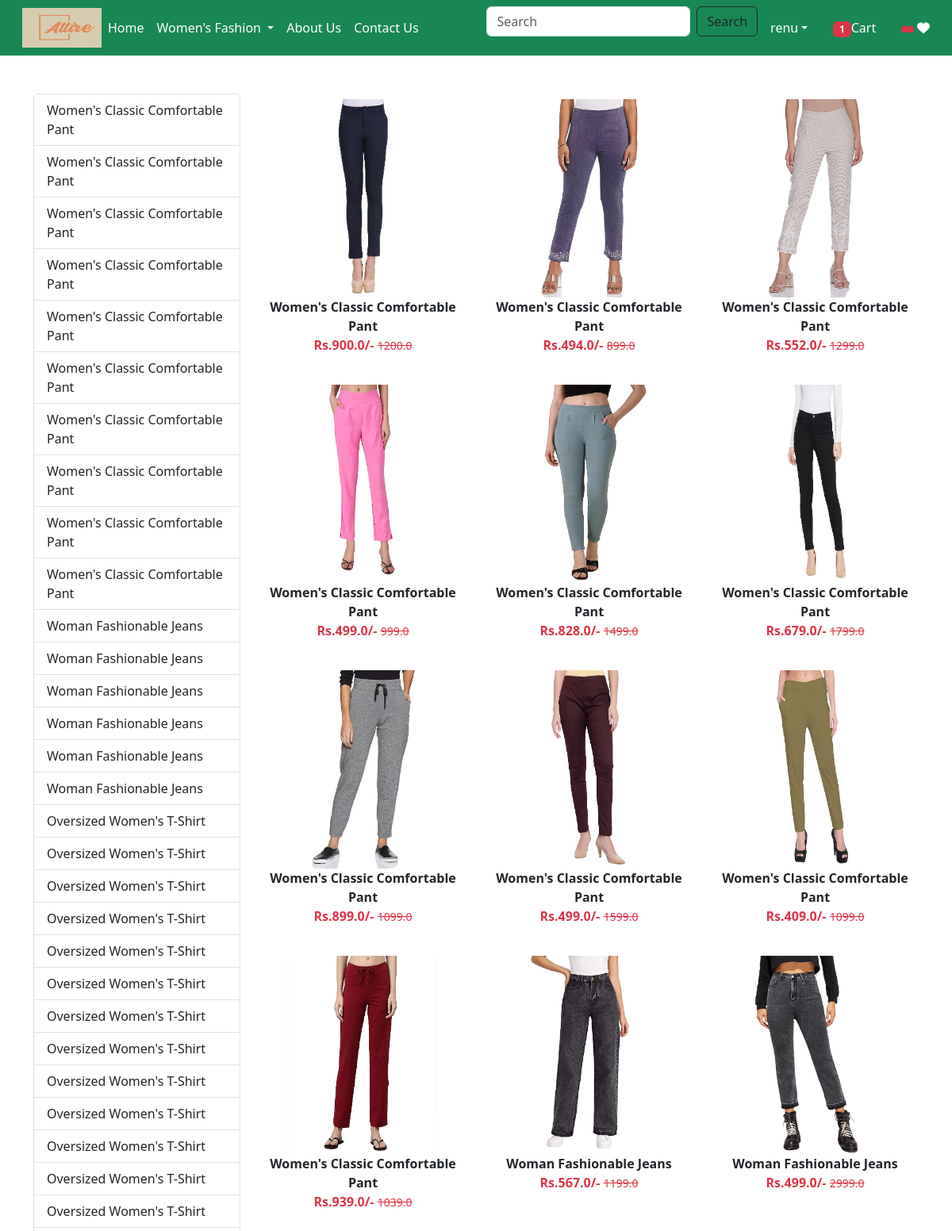
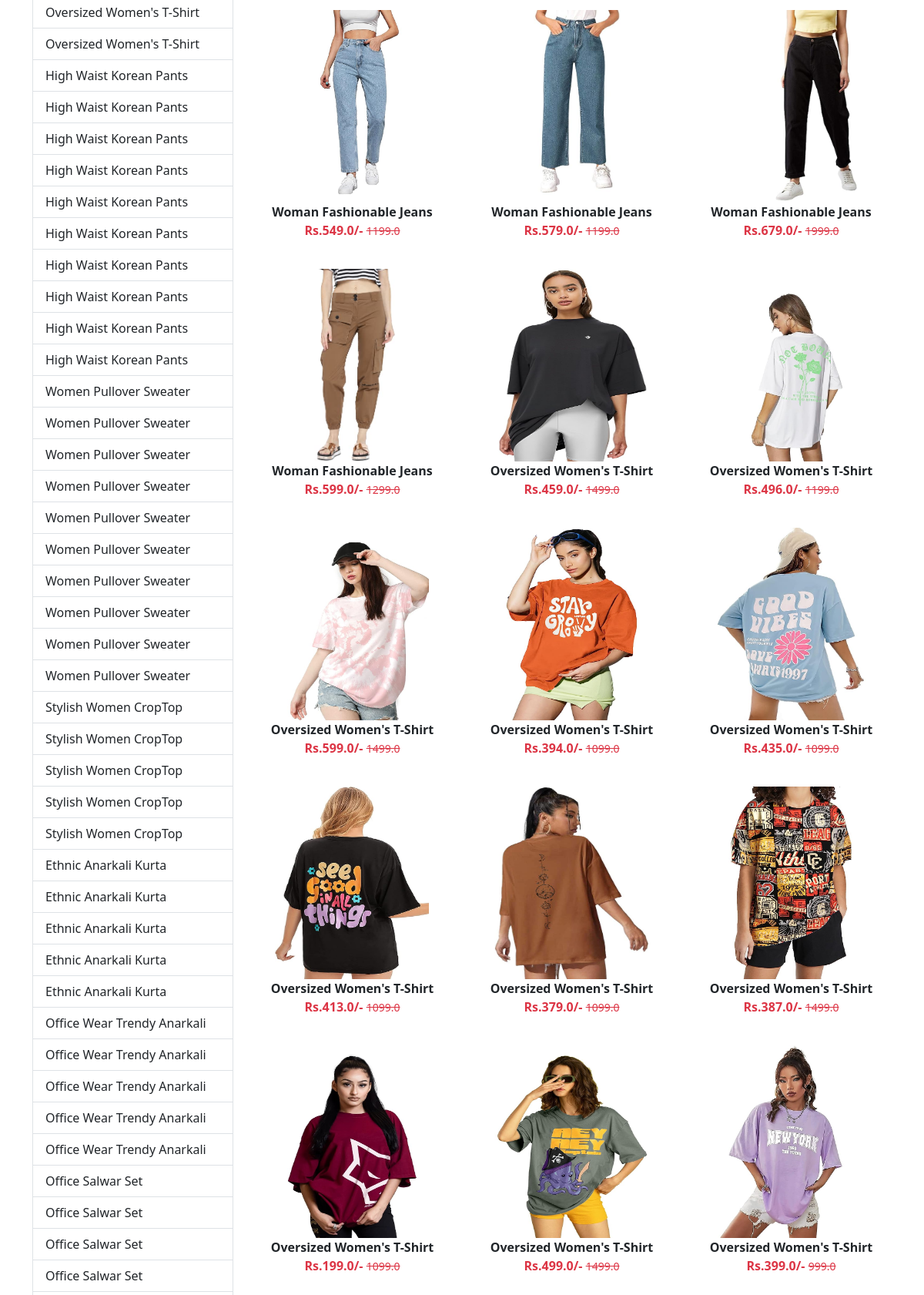
The page /category/WC (signed in, upper part) on the database its author committed (2 pictures, top to bottom).
### app/models.py (models this page shows, shortened)
class Product(models.Model):
    title = models.CharField(max_length=100)
    selling_price = models.FloatField()
    discounted_price = models.FloatField()
    description = models.TextField()
    composition = models.TextField(default='')
    prodapp = models.TextField(default='')
    category = models.CharField(choices=CATEGORY_CHOICES, max_length=2)
    product_image = models.ImageField(upload_to='product')

### app/views.py (the view)
# urls.py: path('category/<slug:val>',views.CategoryView.as_view(),name='category'),
@method_decorator(login_required,name='dispatch')
class  CategoryView(View):
    def get(self,request,val):
        totalitem = 0
        wishitem = 0
        if request.user.is_authenticated:
          totalitem = len(Cart.objects.filter(user=request.user))
          wishitem = len(Wishlist.objects.filter(user=request.user))
        product = Product.objects.filter(category=val)
        title = Product.objects.filter(category=val).values('title')
        return render(request,'app/category.html',locals())

### app/templates/app/category.html (shortened to what this page needs)
{% extends 'app/base.html' %}
{% load static%}
{% block main-content %}
    <div class="container my-5">
        <div class="row">
            <div class="col-sm-3">
                <div class="list-group">
                    {% for val  in title %}
                        <a href="{% url 'category-title' val.title %}"class="list-group-item
                        list-group-item-action" aria-current="true">{{val.title}}</a>
                    {% endfor %}
                </div>
           </div>
            <div class="col-sm-9">
                <div class="row">
                     {% for prod in product  %}
                     <div class="col text-center mb-4">
                        <a href="{% url 'product-detail' prod.id %}" class="btn">
                        <div>
                            <img src="{{prod.product_image.url}}" width="200px" height="250px" />
                            <div class="fw-bold">{{prod.title}}</div>
                            <div class="fw-bold text-danger">
                                Rs.{{prod.discounted_price}}/-
                                <small class="fw-light text-decoration-line-through">{{prod.selling_price}}</small>
                            </div>
                        </div>
                        </a>
                    </div>
                     {% endfor %}
                </div>
            </div>
        </div>
    </div>
{% endblock main-content %}

### app/templates/app/base.html (shortened to what this page needs)
{% load static %}
<html lang="en">
    <head>
        <link href="https://cdn.jsdelivr.net/npm/bootstrap@5.3.1/dist/css/bootstrap.min.css" rel="stylesheet">
        <link rel="stylesheet" href="{% static 'app/css/owl.carousel.min.css' %}" />
        <link rel="stylesheet" href="{% static 'app/css/all.min.css' %}" />
        <link rel="stylesheet" href="{% static   'app/css/style.css' %}" />
    </head>
    <body>
        <nav class="navbar navbar-expand-lg navbar-dark bg-success">
            <div class="container-fluid">
              <img src="{% static "app/images/attire-logo.png"%}"  width="100" height="50"/>
              <div class="collapse navbar-collapse" id="navbarSupportedContent">
                <ul class="navbar-nav me-auto mb-2 mb-lg-0">
                  {% if request.user.is_authenticated %}
                  <li class="nav-item">
                    <a class="nav-link active" aria-current="page" href="/">Home</a>
                  </li>
                  <li class="nav-item dropdown">
                    <a class="nav-link dropdown-toggle text-white" href="#" role="button" data-bs-toggle="dropdown" aria-expanded="false">
                      Women's Fashion
                    </a>
                  </li>
                  <li class="nav-item">
                    <a class="nav-link text-white" href="{% url 'about' %}">About Us</a>
                  </li>
                  <li class="nav-item">
                    <a class="nav-link text-white" href="{% url 'contact' %}">Contact Us</a>
                  </li>
                </ul>
                <form class="d-flex" role="search" action="/search">
                  <input class="form-control me-2" type="search" placeholder="Search"  name="search" aria-label="Search">
                  <button class="btn btn-outline-dark" type="submit">Search</button>
                </form>
              </div>
               <ul class="navbar-nav me-auto mb-2 mb-lg-0">
              <li class="nav-item dropdown mx-2">
                <a class="nav-link dropdown-toggle text-white" href="#"
                id="profileDropdown" role="button" data-bs-toggle="dropdown"
                aria-expanded="false">{{request.user}}</a>
              </li>
              <li class="nav-item mx-2">
                <a href="{% url 'showcart' %}" class="nav-link text-white"><span class="badge bg-danger">{% if totalitem > 0 %} {{totalitem}} {% endif %}</span>Cart</a>
              </li>
              <li class="nav-item mx-2">
                <a href="{% url 'showwishlist' %}" class="nav-link text-white"><span class="badge bg-danger">{% if wishitem > 0 %} {{wishitem}} {% endif %} </span>
                <i class="fa fa-heart"></i></a>
              </li>
              {% endif %}
            </ul>
            </div>
          </nav>
          {% block main-content %}{% endblock main-content %}
    </body>
    </html>

### rows shown on the page
Product: product_image (picture), title "Women's Classic Comfortable Pant", discounted_price "900.0", selling_price "1200.0"
Product: product_image (picture), title "Women's Classic Comfortable Pant", discounted_price "494.0", selling_price "899.0"
Product: product_image (picture), title "Women's Classic Comfortable Pant", discounted_price "552.0", selling_price "1299.0"
Product: product_image (picture), title "Women's Classic Comfortable Pant", discounted_price "499.0", selling_price "999.0"
Product: product_image (picture), title "Women's Classic Comfortable Pant", discounted_price "828.0", selling_price "1499.0"
Product: product_image (picture), title "Women's Classic Comfortable Pant", discounted_price "679.0", selling_price "1799.0"
Product: product_image (picture), title "Women's Classic Comfortable Pant", discounted_price "899.0", selling_price "1099.0"
Product: product_image (picture), title "Women's Classic Comfortable Pant", discounted_price "499.0", selling_price "1599.0"
Product: product_image (picture), title "Women's Classic Comfortable Pant", discounted_price "409.0", selling_price "1099.0"
Product: product_image (picture), title "Women's Classic Comfortable Pant", discounted_price "939.0", selling_price "1039.0"
Product: product_image (picture), title "Woman Fashionable Jeans", discounted_price "567.0", selling_price "1199.0"
Product: product_image (picture), title "Woman Fashionable Jeans", discounted_price "499.0", selling_price "2999.0"
Product: product_image (picture), title "Woman Fashionable Jeans", discounted_price "549.0", selling_price "1199.0"
Product: product_image (picture), title "Woman Fashionable Jeans", discounted_price "579.0", selling_price "1199.0"
Product: product_image (picture), title "Woman Fashionable Jeans", discounted_price "679.0", selling_price "1999.0"
Product: product_image (picture), title "Woman Fashionable Jeans", discounted_price "599.0", selling_price "1299.0"
Product: product_image (picture), title "Oversized Women's T-Shirt", discounted_price "459.0", selling_price "1499.0"
Product: product_image (picture), title "Oversized Women's T-Shirt", discounted_price "496.0", selling_price "1199.0"
Product: product_image (picture), title "Oversized Women's T-Shirt", discounted_price "599.0", selling_price "1499.0"
Product: product_image (picture), title "Oversized Women's T-Shirt", discounted_price "394.0", selling_price "1099.0"
Product: product_image (picture), title "Oversized Women's T-Shirt", discounted_price "435.0", selling_price "1099.0"
Product: product_image (picture), title "Oversized Women's T-Shirt", discounted_price "413.0", selling_price "1099.0"
Product: product_image (picture), title "Oversized Women's T-Shirt", discounted_price "379.0", selling_price "1099.0"
Product: product_image (picture), title "Oversized Women's T-Shirt", discounted_price "387.0", selling_price "1499.0"
Product: product_image (picture), title "Oversized Women's T-Shirt", discounted_price "199.0", selling_price "1099.0"
Product: product_image (picture), title "Oversized Women's T-Shirt", discounted_price "499.0", selling_price "1499.0"
Product: product_image (picture), title "Oversized Women's T-Shirt", discounted_price "399.0", selling_price "999.0"

### other values the page prints
{{ request.user }} "renu"
{{ totalitem }} "1"
{{ val.title }} "Women's Classic Comfortable Pant" "Women's Classic Comfortable Pant" "Women's Classic Comfortable Pant" "Women's Classic Comfortable Pant" "Women's Classic Comfortable Pant" "Women's Classic Comfortable Pant" "Women's Classic Comfortable Pant" "Women's Classic Comfortable Pant" "Women's Classic Comfortable Pant" "Women's Classic Comfortable Pant" "Woman Fashionable Jeans" "Woman Fashionable Jeans" "Woman Fashionable Jeans" "Woman Fashionable Jeans" "Woman Fashionable Jeans" "Woman Fashionable Jeans" "Oversized Women's T-Shirt" "Oversized Women's T-Shirt" "Oversized Women's T-Shirt" "Oversized Women's T-Shirt" "Oversized Women's T-Shirt" "Oversized Women's T-Shirt" "Oversized Women's T-Shirt" "Oversized Women's T-Shirt" "Oversized Women's T-Shirt" "Oversized Women's T-Shirt" "Oversized Women's T-Shirt" "Oversized Women's T-Shirt" "Oversized Women's T-Shirt" "Oversized Women's T-Shirt" "Oversized Women's T-Shirt" "High Waist Korean Pants" "High Waist Korean Pants" "High Waist Korean Pants" "High Waist Korean Pants" "High Waist Korean Pants" "High Waist Korean Pants" "High Waist Korean Pants" "High Waist Korean Pants" "High Waist Korean Pants" "High Waist Korean Pants" "Women Pullover Sweater" "Women Pullover Sweater" "Women Pullover Sweater" "Women Pullover Sweater" "Women Pullover Sweater" "Women Pullover Sweater" "Women Pullover Sweater" "Women Pullover Sweater" "Women Pullover Sweater" "Women Pullover Sweater" "Stylish Women CropTop" "Stylish Women CropTop" "Stylish Women CropTop" "Stylish Women CropTop" "Stylish Women CropTop" "Ethnic Anarkali Kurta" "Ethnic Anarkali Kurta" "Ethnic Anarkali Kurta" "Ethnic Anarkali Kurta" "Ethnic Anarkali Kurta" "Office Wear Trendy Anarkali" "Office Wear Trendy Anarkali" "Office Wear Trendy Anarkali" "Office Wear Trendy Anarkali" "Office Wear Trendy Anarkali" "Office Salwar Set" "Office Salwar Set" "Office Salwar Set" "Office Salwar Set"
